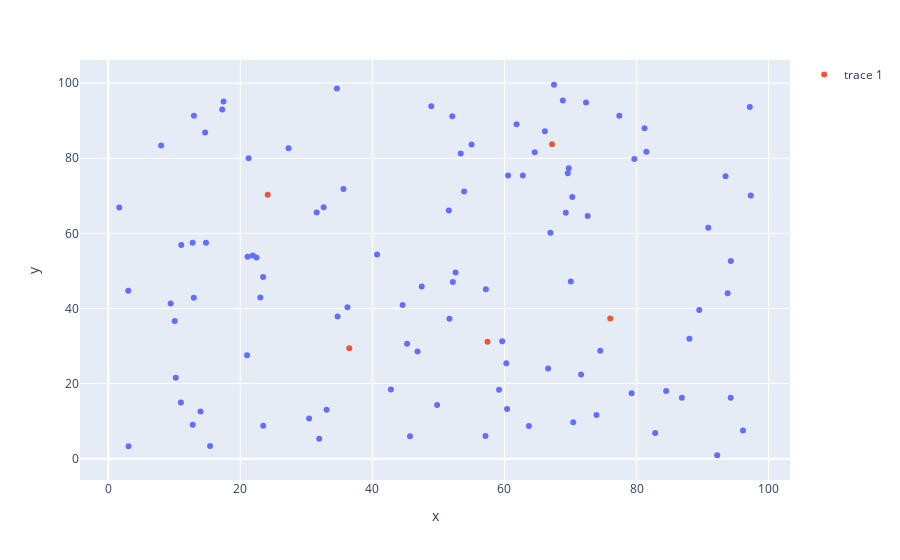

Notebook code cell kept with this figure:
### Code cell
figure = px.scatter(x=data[:, 0], y=data[:, 1])
figure.add_trace(go.Scatter(x=nodes[:, 0], y=nodes[:, 1], mode="markers"))

figure.show()
